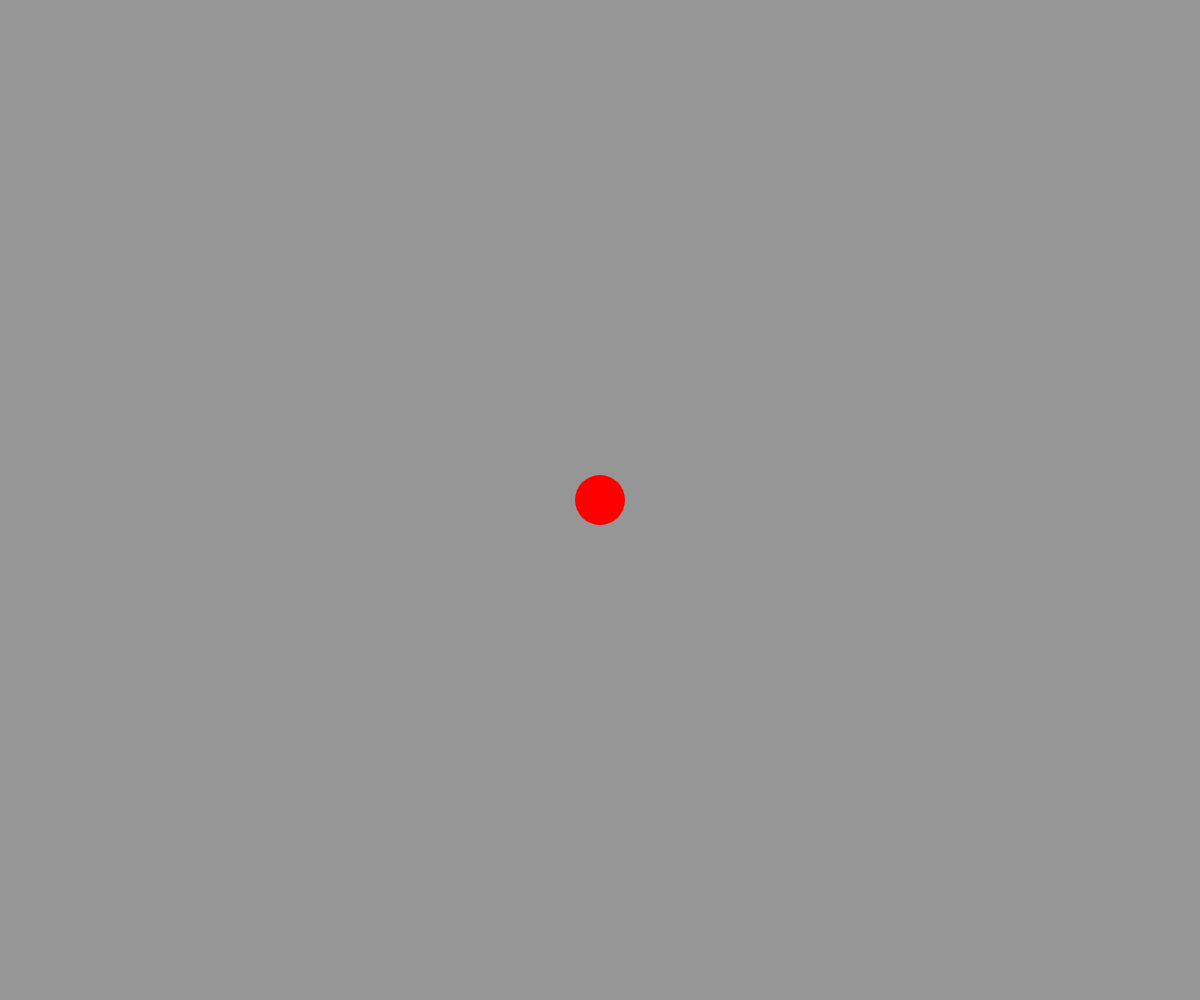
Frame 1 (no input)
Frame 60 (no input): identical to frame 1, image omitted
Frame 120 (the mouse pressed at the canvas centre since frame 60): identical to frame 1, image omitted

The p5.js sketch that drew this single still picture (run headless with seeded random() and noise() and a simulated clock; from frame 60 on, the mouse is pressed at the canvas centre):

// p5.js sketch
// ── sketch.js
function setup() {
    createCanvas(windowWidth,windowHeight);
    background(150);
    fill(255,0,0);
    noStroke();
    ellipse (width/2, height/2, 50, 50);
}

function draw() {

}
